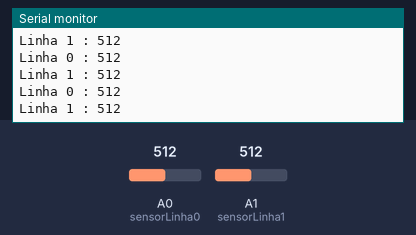
Simulated run of this sketch. Board: Arduino Uno, built with avr-gcc and run on an emulated ATmega328P. On the bench: the last lines printed to the serial monitor. The test bench sets the inputs (shaded band); at power-on: A1 (sensorLinha1) = 512, A0 (sensorLinha0) = 512.

Above: at 5.7 s.
5.8 s: A1 (sensorLinha1) set to 985
At 6.21 s:
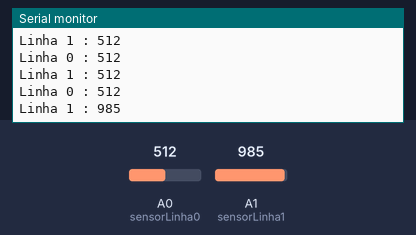
8.8 s: A1 (sensorLinha1) set to 1016
At 8.96 s:
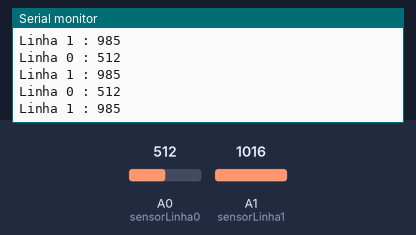
Timing chart, 0 to 11.3 s (numbered marks = the images above; inputs shaded):
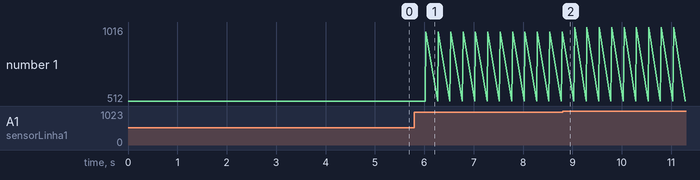

Measured:
- after the input at 5.8 s, the serial monitor: prints a new line after 0.23 s (image 1)
- plotted number 1: 512 → 985 after the input at 5.8 s

The sketch:

testeDeSensores.ino
```cpp
/************************************\
|   Código Elaborado por RoboCore    |
| Sinta-se livre para usar ou editar |
|    SEMPRE cite a fonte do código   |
|          www.RoboCore.net          |
\************************************/

//quanto menor o valor, mais luz infravermelha chega ao sensor

int sensorLinha0 = A0;
int sensorLinha1 = A1;
int valorLinha0 = 0;  // variable to store the value coming from the sensor
int valorLinha1 = 0;  // variable to store the value coming from the sensor

void setup()
{
    Serial.begin(9600);
}

void loop() {

  valorLinha0 = analogRead(sensorLinha0);
  valorLinha1 = analogRead(sensorLinha1);

  Serial.print("Linha 0 : ");
  Serial.println(valorLinha0);

  Serial.print("Linha 1 : ");
  Serial.println(valorLinha1);
  delay(250);
}
```
